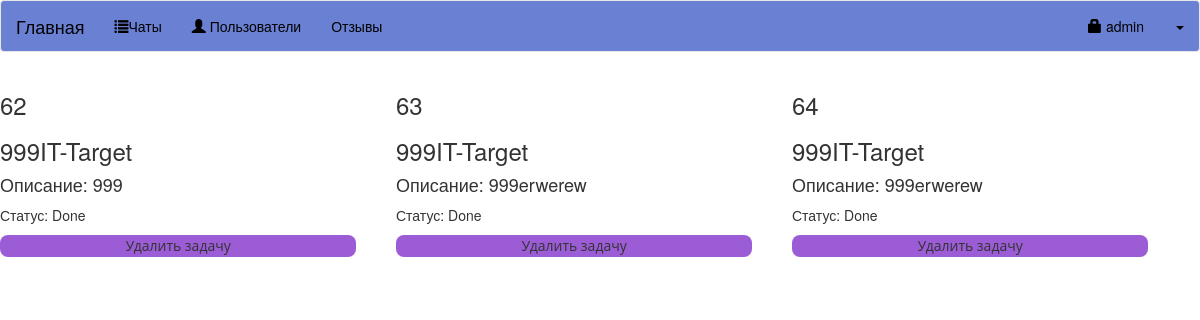
The page /admin/tasks.php (signed in) on the database its author committed.
### tables this page shows
CREATE TABLE `user` (
  `userid` int(11) NOT NULL,
  `username` varchar(30) NOT NULL,
  `password` varchar(150) NOT NULL,
  `uname` varchar(60) NOT NULL,
  `photo` varchar(200) NOT NULL,
  `access` int(1) NOT NULL,
  `company` varchar(255) DEFAULT NULL,
  `has_review` varchar(255) DEFAULT NULL
);

CREATE TABLE `tasks` (
  `taskid` int(11) NOT NULL,
  `name` varchar(50) NOT NULL,
  `description` varchar(150) NOT NULL,
  `workerId` int(11) DEFAULT NULL,
  `status_task` varchar(255) DEFAULT NULL,
  `createdBy` int(11) DEFAULT NULL,
  `clientCompany` varchar(255) DEFAULT NULL,
  `start_time` datetime DEFAULT NULL,
  `end_time` datetime DEFAULT NULL,
  `result_time` int(11) DEFAULT NULL
);

### admin/session.php (called while the page is built, shortened)
<?php
	include('../conn.php');
	$sq=mysqli_query($conn,"select * from `user` where userid='".$_SESSION['id']."'");
	$srow=mysqli_fetch_array($sq);
	$user=$srow['username'];
?>

### admin/fetch-tasks.php (the view, shortened to what this page needs)
<?php
include('../conn.php');
include('session.php');
$query = "SELECT taskid, name, description, workerId, status_task FROM tasks WHERE name LIKE '%{$_SESSION['company']}%'";
$result = mysqli_query($conn, $query);
?>
<?php
if (mysqli_num_rows($result) > 0) {
  while ($data = mysqli_fetch_assoc($result)) {
?>
    <div class="data-card">
      <h3 id="id"><?php echo $data['taskid'] ?></h3>
      <h3>
        <?php echo $data['name']; ?>
      </h3>
      <h4> Описание:
        <?php echo $data['description']; ?>
      </h4>
      <span class="link-text">
        Статус:
        <?php echo $data['status_task'] ?>
      </span>
      <div class="button-flex">
        <button class='btn-primary-new btn-remove'>Удалить задачу</button>
      </div>
    </div>
  <?php
  }
} else { ?>
  <tr>
    <td colspan="8">No data found</td>
  </tr>
<?php } ?>

### admin/navbar.php (shortened to what this page needs)
<nav class="navbar navbar-default">
	<div class="container-fluid">
		<div class="navbar-header">
			<a class="navbar-brand" href="./index.php">Главная</a>
		</div>
		<ul class="nav navbar-nav">
			<li><a href="index.php"><span class="glyphicon glyphicon-list"></span>Чаты</a></li>
			<li><a href="user.php"><span class="glyphicon glyphicon-user"></span> Пользователи</a></li>
			<li><a href="./reviews.php">Отзывы</a></li>
		</ul>
		<ul class="nav navbar-nav navbar-right">
			<li><a href="#account" data-toggle="modal"><span class="glyphicon glyphicon-lock"></span> <?php echo $user; ?></a></li>
			<li class="dropdown">
				<a class="dropdown-toggle" data-toggle="dropdown" href="#"><span class="caret"></span></a>
			</li>
		</ul>
	</div>
</nav>

### css/style.css (style rules this page uses)
html { font-family: "Courier New", Courier, monospace; }
.btn-primary-new { background-color: rgb(155, 92, 214) !important; border-radius: 8px; font-family: "Open Sans", sans-serif !important; border: none; width: 90%; margin-top: 10px; }
.navbar-default { background-color: #6980d3; }
.navbar a { color: black !important; }
.data-card { width: 33%; }

### rows shown on the page
user: username "admin"
tasks: taskid "62", name "999IT-Target", description "999", status_task "Done"
tasks: taskid "63", name "999IT-Target", description "999erwerew", status_task "Done"
tasks: taskid "64", name "999IT-Target", description "999erwerew", status_task "Done"
